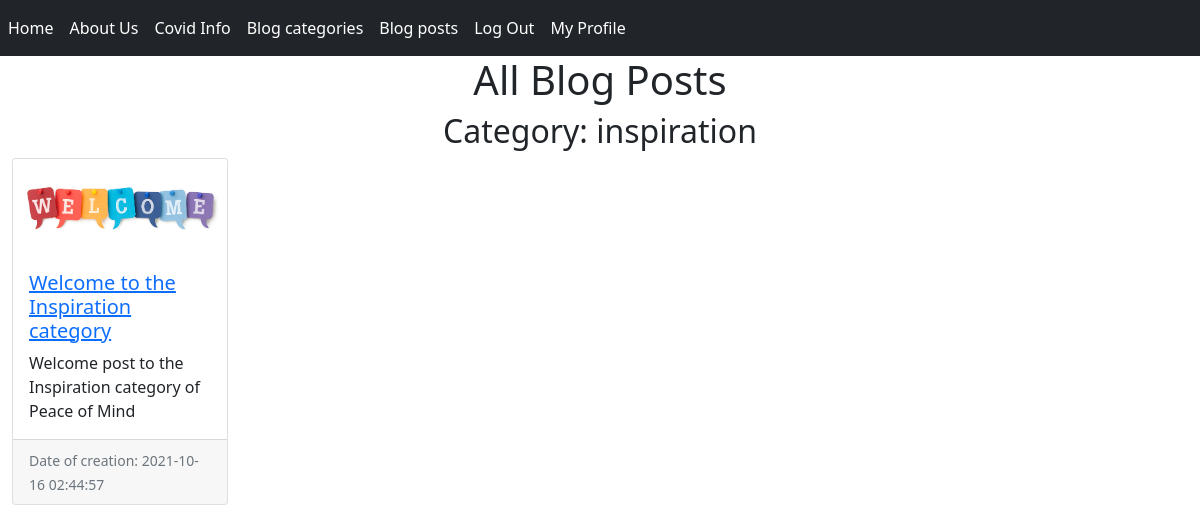
Page /blog-posts.php?category=inspiration (signed in) on the committed database.
### tables this page shows
CREATE TABLE `post` (
  `id` int(11) NOT NULL,
  `authorId` int(11) NOT NULL,
  `categoryId` int(11) NOT NULL,
  `title` varchar(100) NOT NULL,
  `slug` varchar(100) NOT NULL,
  `summary` varchar(255) DEFAULT NULL,
  `content` text NOT NULL,
  `published` tinyint(1) NOT NULL DEFAULT 0,
  `image` varchar(255) DEFAULT NULL,
  `createdAt` timestamp NOT NULL DEFAULT current_timestamp() ON UPDATE current_timestamp(),
  `likesCount` int(11) NOT NULL DEFAULT 0,
  `dislikesCount` int(11) NOT NULL DEFAULT 0
);

### src/create_card_src.php (the view, shortened to what this page needs)
<?php
function createPostSummaryCard($post_row){
    return '
    <div class="col">
        <div class="card h-100">
            <img src="./assets/post-img/'.$post_row['image'].'" class="card-img-top post-summary-img" alt="'.$post_row['title'].' image">
            <div class="card-body">
                <a href="single-post.php?post='.$post_row["slug"].'"><h5 class="card-title">'.$post_row['title'].'</h5></a>
                <p class="card-text">'.$post_row['summary'].'</p>
            </div>
            <div class="card-footer">
                <small class="text-muted">Date of creation: '.$post_row['createdAt'].'</small>
            </div>
        </div>
    </div>
    ';
}

### blog-posts.php (shortened to what this page needs)
<?php
include_once './includes/header.php';
require_once './src/dbh_src.php';
require_once './src/create_card_src.php';
$cards_html = '';
if(isset($_GET['category'])){
    $category_slug = $_GET['category'];
    $sql = "SELECT post.* FROM post INNER JOIN category ON post.categoryId = category.id WHERE category.slug = '$category_slug' AND post.published=1;";
    $resultData = mysqli_query($conn,$sql);
    while($row = mysqli_fetch_assoc($resultData)){
        $cards_html .= createPostSummaryCard($row);
    }
} else {
    $sql = "SELECT * FROM post WHERE post.published=1;";
    $resultData = mysqli_query($conn,$sql);
    while($row = mysqli_fetch_assoc($resultData)){
        $cards_html .= createPostSummaryCard($row);
    }
}
?>
<div class="container-fluid">
    <div class="row text-center">
        <h1>All Blog Posts</h1>
        <?php if(isset($category_slug))echo('<h2>Category: '.$category_slug.'</h2>');?>
    </div>
    <div class="row row-cols-1 row-cols-md-5 g-4">
        <?php
        echo $cards_html;
        ?>
    </div>
</div>
<?php
include_once './includes/footer.php';
?>

### rows in the picture
post: image (picture), title "Welcome to the Inspiration category", summary "Welcome post to the Inspiration category of Peace of Mind", createdAt "2021-10-16 02:44:57"

### other values in the picture
$category_slug "inspiration"
